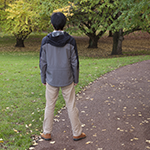
#> input picture Assigment3/Images/OTSU Multiple Class-S01-150x150.png, 150 x 150 px, found by its file name
$ python assigment3.py
#> lines starting #> are read from the running program, lines starting #| are printed output that depends on the picture; after the words box and inside, x2 and y2 are one past the last pixel; in counts of white or black regions, pixels touching at a corner belong together
#> further down, image is the input picture: shape (150, 150, 3); mean B, G, R 86, 113.1, 116.7
import cv2
import numpy as np
from matplotlib import pyplot as plt
from skimage.filters import threshold_multiotsu


def otsu2class(image):
    """Applies Otsu's thresholding for binary (2-class) segmentation."""
    _, binary_image = cv2.threshold(image, 0, 255, cv2.THRESH_BINARY + cv2.THRESH_OTSU)
    return binary_image

def multiotsu(image):
    """Applies Multi-Otsu thresholding for multi-class segmentation."""
    gray_image = cv2.cvtColor(image, cv2.COLOR_BGR2GRAY)
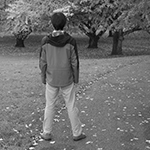
#> gray_image: shape (150, 150); min 0, max 255, mean 111
    thresholds = threshold_multiotsu(gray_image)
#> thresholds = [85, 131]
    segmented_image = np.digitize(gray_image, bins=thresholds)
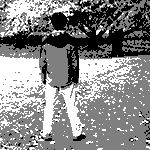
#> segmented_image: shape (150, 150) int64; min 0, max 2, mean 1.07; drawn with min black and max white
#> in otsu2class, `_, binary_image = cv2.threshold(image, 0, 255, cv2.THRESH_BINARY + cv2..`:
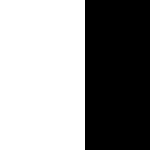
#> binary_image: shape (150, 150); 56.7% white; 1 black region, box (x1, y1, x2, y2) and area: (85, 0, 150, 150) 9750
    return segmented_image


def mean_shift(image, spatial_radius=15, color_radius=30):
    """Applies Mean Shift filtering to an image."""
#> called with spatial_radius = 15, color_radius = 30
    return cv2.pyrMeanShiftFiltering(image, sp=spatial_radius, sr=color_radius)
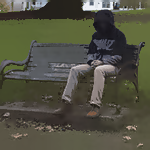
#> returned value: shape (150, 150, 3); mean of channels 0, 1, 2 66.3, 81.5, 81.7; drawn as B, G, R

def processing(images):
    processed_images = [
        multiotsu(images[0]),  # Multi-Otsu
        otsu2class(images[1]),  # Otsu 2-Class
        mean_shift(images[2]),  # Mean Shift Filtering
    ]

    results = images + processed_images
#> results = 6 items
    titles = ["Otsu Multiclass", "Binary Otsu", "Mean Shift"]

    for i in range(3):
        results[i] = cv2.cvtColor(image_list[i], cv2.COLOR_BGR2RGB)
        if i==2:
            results[i+3] = cv2.cvtColor(results[i+3], cv2.COLOR_BGR2RGB)
        plt.subplot(2,3,i+1), plt.imshow(results[i])
        plt.title("Original"), plt.xticks([]), plt.yticks([])
        plt.subplot(2,3,i+4), plt.imshow(results[i+3], cmap= 'gray')
        plt.imsave(f"{titles[i]}.png", results[i+3], cmap = 'gray')
        plt.title(titles[i]), plt.xticks([]), plt.yticks([])
    plt.show()
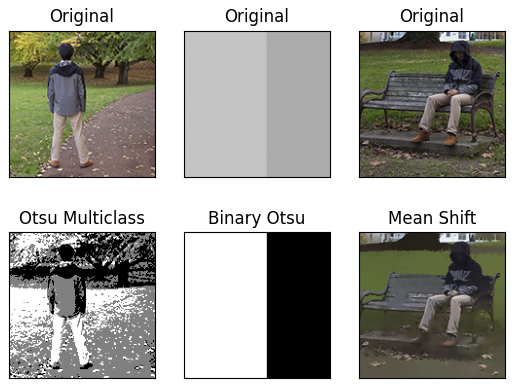
#> figure drawn by matplotlib, 6 panels


if __name__ == "__main__":
    image_files = ['OTSU Multiple Class-S01-150x150.png', 'OTSU2class-edge_L-150x150.png', 'meanshift S00-150x150.png']
    image_list = []
    for img_file in image_files:
        img_path = "Assigment3/Images/" + img_file
        if "OTSU2" in img_file:
            image = cv2.imread(img_path, cv2.IMREAD_GRAYSCALE)
        else:
            image = cv2.imread(img_path)
        image_list.append(image)

    processing(image_list)
